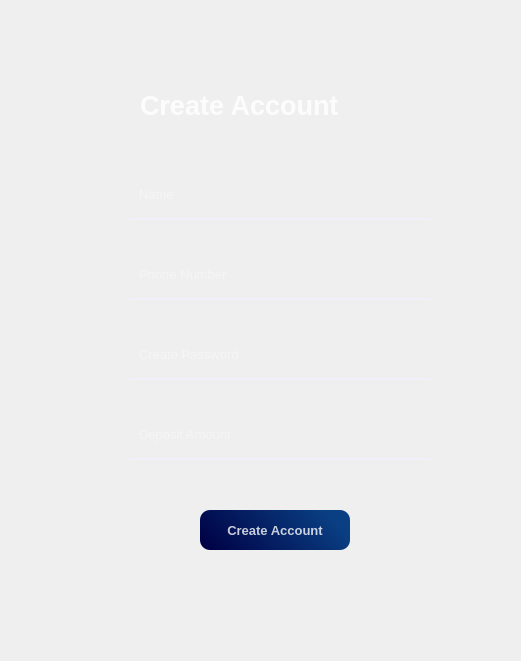
   <widget class="QWidget" name="Create_account_widget" native="true">
    <property name="geometry">
     <rect>
      <x>620</x>
      <y>10</y>
      <width>521</width>
      <height>661</height>
     </rect>
    </property>
    <property name="styleSheet">
     <string notr="true">QPushButton #pushButton{
background-color: qlineargradient(spread:pad, x1:0, y1:0, x2:1, y2:0, stop:0 rgba(0, 0, 68, 235), stop:1 rgba(255, 255, 255, 255));
color:rgba(255,255,255,200);
border-radius:10px;
}

QPushButton #pushButton:hover{
background-color: qlineargradient(spread:pad, x1:1, y1:0, x2:0, y2:0.778455, stop:0 rgba(0, 0, 68, 255), stop:1 rgba(255, 255, 255, 255))
color:red;
}</string>
    </property>
    <widget class="QLabel" name="label_4">
     <property name="geometry">
      <rect>
       <x>30</x>
       <y>10</y>
       <width>461</width>
       <height>641</height>
      </rect>
     </property>
     <property name="styleSheet">
      <string notr="true">background-image:url(:/images/rupee1.jpg);
background-repeat: no-repeat;
background-size: (831,441);
border-radius: 20px;
</string>
     </property>
     <property name="text">
      <string/>
     </property>
    </widget>
    <widget class="QLabel" name="label_5">
     <property name="geometry">
      <rect>
       <x>140</x>
       <y>70</y>
       <width>261</width>
       <height>71</height>
      </rect>
     </property>
     <property name="font">
      <font>
       <pointsize>20</pointsize>
       <weight>75</weight>
       <bold>true</bold>
      </font>
     </property>
     <property name="styleSheet">
      <string notr="true">color:rgba(255,255,255,210);
</string>
     </property>
     <property name="text">
      <string>Create Account</string>
     </property>
    </widget>
    <widget class="QLineEdit" name="lineEdit_3">
     <property name="geometry">
      <rect>
       <x>130</x>
       <y>170</y>
       <width>300</width>
       <height>50</height>
      </rect>
     </property>
     <property name="font">
      <font>
       <pointsize>10</pointsize>
      </font>
     </property>
     <property name="styleSheet">
      <string notr="true">background-color:rgba(0,0,0,0);
border:none;
border-bottom:2px solid rgb(240, 240, 250);
color:rgba(255,255,255,190);
padding:7px;
</string>
     </property>
     <property name="placeholderText">
      <string>Name</string>
     </property>
    </widget>
    <widget class="QLineEdit" name="lineEdit_4">
     <property name="geometry">
      <rect>
       <x>130</x>
       <y>330</y>
       <width>300</width>
       <height>50</height>
      </rect>
     </property>
     <property name="font">
      <font>
       <pointsize>10</pointsize>
      </font>
     </property>
     <property name="styleSheet">
      <string notr="true">background-color:rgba(0,0,0,0);
border:none;
border-bottom:2px solid rgb(240, 240, 250);
color:rgba(255,255,255,190);
padding:7px;
</string>
     </property>
     <property name="placeholderText">
      <string>Create Password</string>
     </property>
    </widget>
    <widget class="QPushButton" name="Create_account_2">
     <property name="geometry">
      <rect>
       <x>200</x>
       <y>510</y>
       <width>150</width>
       <height>40</height>
      </rect>
     </property>
     <property name="font">
      <font>
       <pointsize>10</pointsize>
       <weight>75</weight>
       <bold>true</bold>
      </font>
     </property>
     <property name="styleSheet">
      <string notr="true">QPushButton#Create_account_2 {
background-color:qlineargradient(spread:pad, x1:0, y1:0.897, x2:1, y2:0.631, stop:0 rgba(0, 0, 68, 255), stop:1 rgba(10, 63, 131, 255));
color:rgba(255,255,255,200);
border-radius:10px;
}

QPushButton#Create_account_2:hover {
background-color: qlineargradient(spread:pad, x1:0.134328, y1:0.846, x2:0.925, y2:0.142, stop:0 rgba(0, 0, 68, 255), stop:1 rgba(10, 63, 131, 255));
}

QPushButton#Create_account_2:pressed {
   padding-left:5px;
   padding-right:5px;
   padding-top:5px;
}</string>
     </property>
     <property name="text">
      <string>Create Account</string>
     </property>
    </widget>
    <widget class="QLineEdit" name="lineEdit_5">
     <property name="geometry">
      <rect>
       <x>130</x>
       <y>410</y>
       <width>300</width>
       <height>50</height>
      </rect>
     </property>
     <property name="font">
      <font>
       <pointsize>10</pointsize>
      </font>
     </property>
     <property name="styleSheet">
      <string notr="true">background-color:rgba(0,0,0,0);
border:none;
border-bottom:2px solid rgb(240, 240, 250);
color:rgba(255,255,255,190);
padding:7px;
</string>
     </property>
     <property name="placeholderText">
      <string>Deposit Amount</string>
     </property>
    </widget>
    <widget class="QLineEdit" name="lineEdit_6">
     <property name="geometry">
      <rect>
       <x>130</x>
       <y>250</y>
       <width>300</width>
       <height>50</height>
      </rect>
     </property>
     <property name="font">
      <font>
       <pointsize>10</pointsize>
      </font>
     </property>
     <property name="styleSheet">
      <string notr="true">background-color:rgba(0,0,0,0);
border:none;
border-bottom:2px solid rgb(240, 240, 250);
color:rgba(255,255,255,190);
padding:7px;
</string>
     </property>
     <property name="placeholderText">
      <string>Phone Number</string>
     </property>
    </widget>
   </widget>
